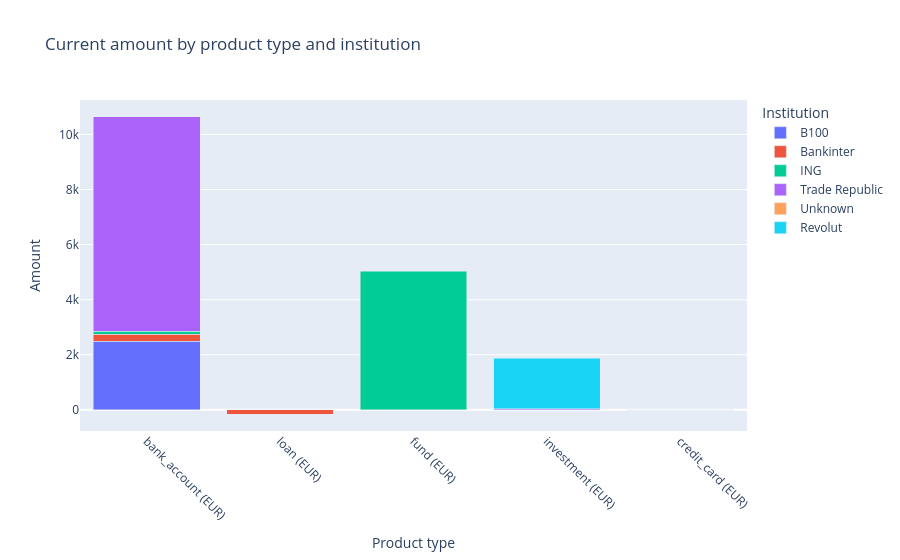

Source (notebook cell):
### Markdown cell above
## Current amount by type

### Code cell
type_by_institution = (
    latest_df[latest_df["product_type"] != "other"]
    .assign(institution=lambda dataframe: dataframe["institution"].fillna("Unknown"))
    .groupby(["product_type", "currency", "institution"], as_index=False)["amount"]
    .sum()
)
type_by_institution["label"] = (
    type_by_institution["product_type"]
    + " ("
    + type_by_institution["currency"]
    + ")"
)

fig = px.bar(
    type_by_institution,
    x="label",
    y="amount",
    color="institution",
    barmode="stack",
    title="Current amount by product type and institution",
    labels={
        "label": "Product type",
        "amount": "Amount",
        "institution": "Institution",
    },
    hover_data={
        "amount": ":,.2f",
        "product_type": True,
        "currency": True,
    },
)
fig.update_xaxes(tickangle=45)
fig.show()

### Figure 1 — Plotly figure (JSON) as saved in the notebook; plotly's stock layout.template omitted (floating-point values rounded to 4 significant figures)
{"data": [{"customdata": [["bank_account", "EUR"]], "hovertemplate": "Institution=B100<br>Product type=%{x}<br>Amount=%{y:,.2f}<br>product_type=%{customdata[0]}<br>currency=%{customdata[1]}<extra></extra>", "legendgroup": "B100", "marker": {"color": "#636efa", "pattern": {"shape": ""}}, "name": "B100", "orientation": "v", "showlegend": true, "textposition": "auto", "type": "bar", "x": ["bank_account (EUR)"], "xaxis": "x", "y": [2490.0], "yaxis": "y"}, {"customdata": [["bank_account", "EUR"], ["loan", "EUR"]], "hovertemplate": "Institution=Bankinter<br>Product type=%{x}<br>Amount=%{y:,.2f}<br>product_type=%{customdata[0]}<br>currency=%{customdata[1]}<extra></extra>", "legendgroup": "Bankinter", "marker": {"color": "#EF553B", "pattern": {"shape": ""}}, "name": "Bankinter", "orientation": "v", "showlegend": true, "textposition": "auto", "type": "bar", "x": ["bank_account (EUR)", "loan (EUR)"], "xaxis": "x", "y": [253.3, -166.8], "yaxis": "y"}, {"customdata": [["bank_account", "EUR"], ["fund", "EUR"]], "hovertemplate": "Institution=ING<br>Product type=%{x}<br>Amount=%{y:,.2f}<br>product_type=%{customdata[0]}<br>currency=%{customdata[1]}<extra></extra>", "legendgroup": "ING", "marker": {"color": "#00cc96", "pattern": {"shape": ""}}, "name": "ING", "orientation": "v", "showlegend": true, "textposition": "auto", "type": "bar", "x": ["bank_account (EUR)", "fund (EUR)"], "xaxis": "x", "y": [103.5, 5031.0], "yaxis": "y"}, {"customdata": [["bank_account", "EUR"], ["investment", "EUR"]], "hovertemplate": "Institution=Trade Republic<br>Product type=%{x}<br>Amount=%{y:,.2f}<br>product_type=%{customdata[0]}<br>currency=%{customdata[1]}<extra></extra>", "legendgroup": "Trade Republic", "marker": {"color": "#ab63fa", "pattern": {"shape": ""}}, "name": "Trade Republic", "orientation": "v", "showlegend": true, "textposition": "auto", "type": "bar", "x": ["bank_account (EUR)", "investment (EUR)"], "xaxis": "x", "y": [7803.0, 46.92], "yaxis": "y"}, {"customdata": [["credit_card", "EUR"]], "hovertemplate": "Institution=Unknown<br>Product type=%{x}<br>Amount=%{y:,.2f}<br>product_type=%{customdata[0]}<br>currency=%{customdata[1]}<extra></extra>", "legendgroup": "Unknown", "marker": {"color": "#FFA15A", "pattern": {"shape": ""}}, "name": "Unknown", "orientation": "v", "showlegend": true, "textposition": "auto", "type": "bar", "x": ["credit_card (EUR)"], "xaxis": "x", "y": [-15.89], "yaxis": "y"}, {"customdata": [["investment", "EUR"]], "hovertemplate": "Institution=Revolut<br>Product type=%{x}<br>Amount=%{y:,.2f}<br>product_type=%{customdata[0]}<br>currency=%{customdata[1]}<extra></extra>", "legendgroup": "Revolut", "marker": {"color": "#19d3f3", "pattern": {"shape": ""}}, "name": "Revolut", "orientation": "v", "showlegend": true, "textposition": "auto", "type": "bar", "x": ["investment (EUR)"], "xaxis": "x", "y": [1821.0], "yaxis": "y"}], "layout": {"barmode": "stack", "legend": {"title": {"text": "Institution"}, "tracegroupgap": 0}, "title": {"text": "Current amount by product type and institution"}, "xaxis": {"anchor": "y", "domain": [0, 1], "tickangle": 45, "title": {"text": "Product type"}}, "yaxis": {"anchor": "x", "domain": [0, 1], "title": {"text": "Amount"}}}}
